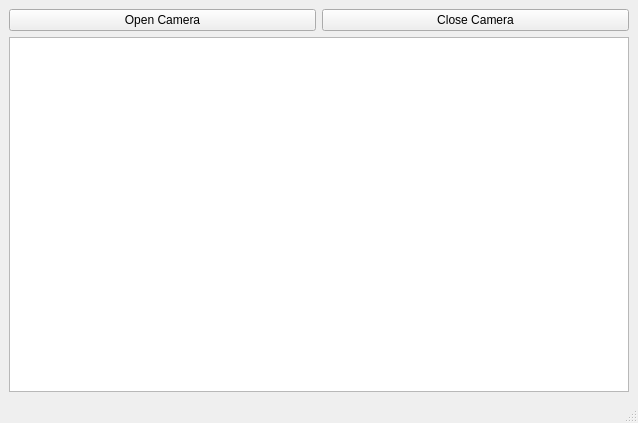
<?xml version="1.0" encoding="UTF-8"?>
<ui version="4.0">
 <class>MainWindow</class>
 <widget class="QMainWindow" name="MainWindow">
  <property name="geometry">
   <rect>
    <x>0</x>
    <y>0</y>
    <width>638</width>
    <height>423</height>
   </rect>
  </property>
  <property name="windowTitle">
   <string>MainWindow</string>
  </property>
  <property name="animated">
   <bool>true</bool>
  </property>
  <widget class="QWidget" name="centralwidget">
   <layout class="QGridLayout" name="gridLayout">
    <item row="0" column="0">
     <widget class="QPushButton" name="btnOpen">
      <property name="text">
       <string>Open Camera</string>
      </property>
     </widget>
    </item>
    <item row="0" column="1">
     <widget class="QPushButton" name="btnClose">
      <property name="text">
       <string>Close Camera</string>
      </property>
     </widget>
    </item>
    <item row="1" column="0" colspan="2">
     <widget class="QGraphicsView" name="graphicsView">
      <property name="focusPolicy">
       <enum>Qt::StrongFocus</enum>
      </property>
      <property name="autoFillBackground">
       <bool>false</bool>
      </property>
      <property name="verticalScrollBarPolicy">
       <enum>Qt::ScrollBarAlwaysOff</enum>
      </property>
      <property name="horizontalScrollBarPolicy">
       <enum>Qt::ScrollBarAlwaysOff</enum>
      </property>
     </widget>
    </item>
   </layout>
  </widget>
  <widget class="QMenuBar" name="menubar">
   <property name="geometry">
    <rect>
     <x>0</x>
     <y>0</y>
     <width>638</width>
     <height>22</height>
    </rect>
   </property>
  </widget>
  <widget class="QStatusBar" name="statusbar"/>
 </widget>
 <resources/>
 <connections/>
</ui>
